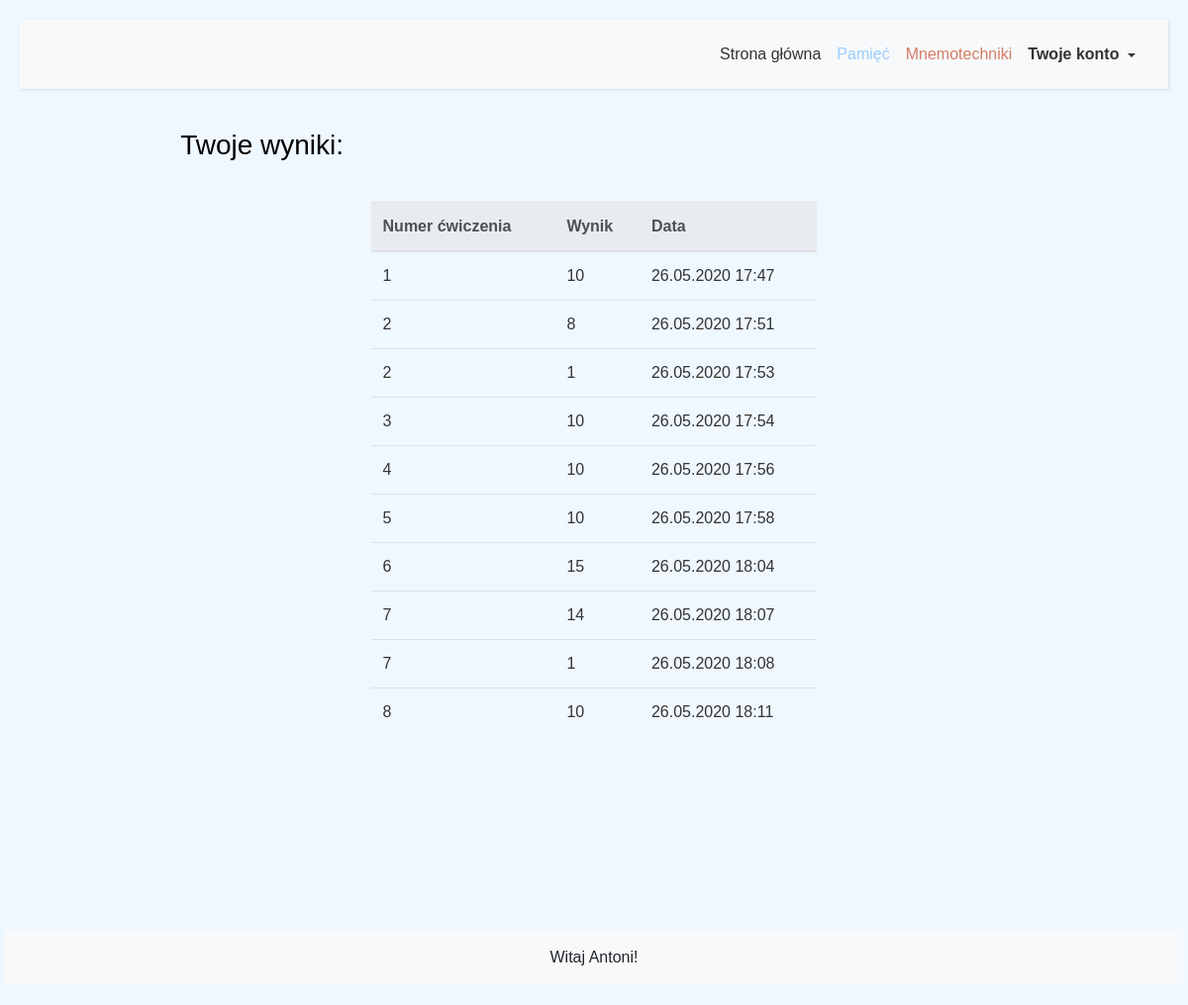
/konto (signed in), run on the app's committed database.
### app.py (models this page shows, shortened)
class results(db.Model):
    _id = db.Column("id", db.Integer, primary_key=True, autoincrement=True)
    user_id = db.Column(db.Integer, db.ForeignKey('users.id'), nullable=False)
    exercise_id = db.Column(db.Integer, nullable=False)
    score = db.Column(db.Integer, nullable=False)
    date = db.Column(db.DateTime, nullable=False)

### app.py (the view)
@app.route('/konto')
def konto():
    return render_template("konto.html", twyniki = results.query.filter_by(user_id=session["id"]).all())

### templates/konto.html (shortened to what this page needs)
{% extends 'baseg.html' %}
{% set active_menu = "konto" %}
{% set active_page = None %}
{% block content %}
{%  if twyniki %}
<h3>Twoje wyniki:</h3>
<div class="row justify-content-center">
    <div class="col-xl-6 col-lg-6 col-md-6 col-sm-10 col-xs-10">
        <table class="table">
            <thead class="thead-light">
                <tr>
                    <th scope="col">Numer ćwiczenia</th>
                    <th scope="col">Wynik</th>
                    <th scope="col">Data</th>
                </tr>
            </thead>
            {% for item in twyniki %}
            <tr scope="row">
                <td>{{ item.exercise_id }}</td>
                <td>{{ item.score }}</td>
                <td>{{ item.date.strftime("%d.%m.%Y %H:%M") }}</td>
            </tr>
            {% endfor %}
        </table>
    </div>
</div>
{% endif %}
{% endblock %}

### data on the page
results: exercise_id "1", score "10", date "26.05.2020 17:47"
results: exercise_id "2", score "8", date "26.05.2020 17:51"
results: exercise_id "2", score "1", date "26.05.2020 17:53"
results: exercise_id "3", score "10", date "26.05.2020 17:54"
results: exercise_id "4", score "10", date "26.05.2020 17:56"
results: exercise_id "5", score "10", date "26.05.2020 17:58"
results: exercise_id "6", score "15", date "26.05.2020 18:04"
results: exercise_id "7", score "14", date "26.05.2020 18:07"
results: exercise_id "7", score "1", date "26.05.2020 18:08"
results: exercise_id "8", score "10", date "26.05.2020 18:11"

### other printed values
{{ session['name'] }} "Antoni"
